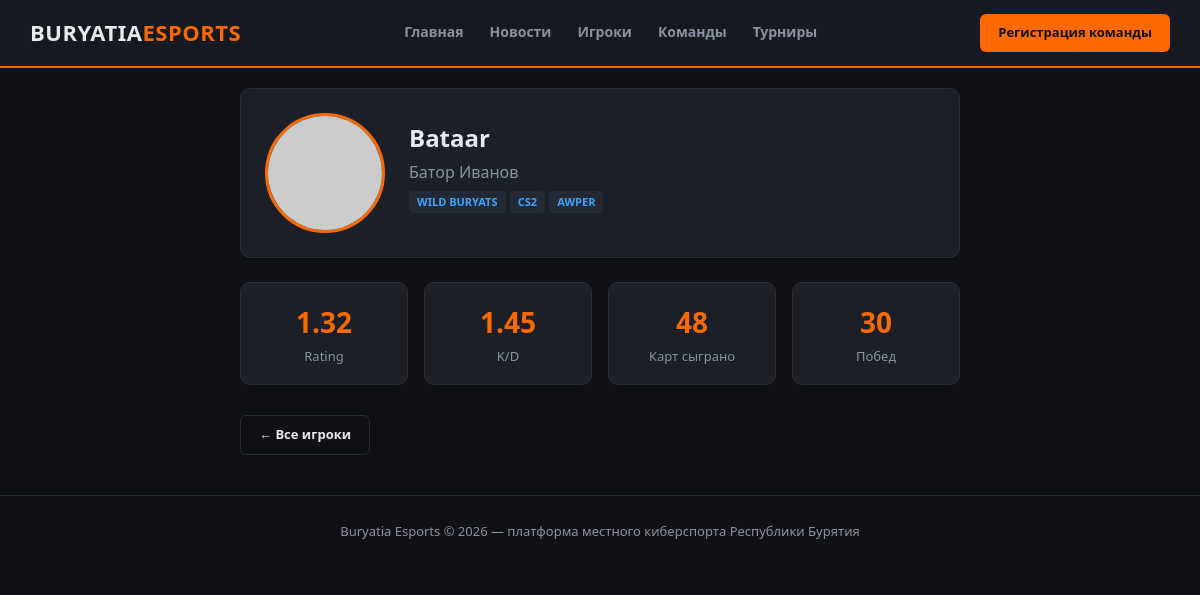
The page /players/1 on the database its author committed.
### app.py (models this page shows)
class Player(db.Model):
    id = db.Column(db.Integer, primary_key=True)
    nickname = db.Column(db.String(80), nullable=False)
    real_name = db.Column(db.String(120))
    photo = db.Column(db.String(255))
    game = db.Column(db.String(80))
    role = db.Column(db.String(80))
    rating = db.Column(db.Float, default=0.0)
    kd = db.Column(db.Float, default=0.0)
    maps_played = db.Column(db.Integer, default=0)
    wins = db.Column(db.Integer, default=0)
    team_id = db.Column(db.Integer, db.ForeignKey("team.id"), nullable=True)
    created_at = db.Column(db.DateTime, default=datetime.utcnow)

class Team(db.Model):
    id = db.Column(db.Integer, primary_key=True)
    name = db.Column(db.String(120), unique=True, nullable=False)
    tag = db.Column(db.String(20))
    logo = db.Column(db.String(255))
    game = db.Column(db.String(80))
    city = db.Column(db.String(80), default="Улан-Удэ")
    description = db.Column(db.Text)
    contact = db.Column(db.String(120))
    approved = db.Column(db.Boolean, default=False)
    created_at = db.Column(db.DateTime, default=datetime.utcnow)
    players = db.relationship("Player", backref="team", lazy=True)

### app.py (the view)
@app.route("/players/<int:player_id>")
def player_detail(player_id):
    player = Player.query.get_or_404(player_id)
    return render_template("player_detail.html", player=player)

### templates/player_detail.html (shortened to what this page needs)
{% extends "base.html" %}
{% block content %}
<section class="container" style="max-width:760px">
  <div class="card" style="padding:24px;display:flex;gap:24px;align-items:center;flex-wrap:wrap">
    <img style="width:120px;height:120px;border-radius:50%;object-fit:cover;border:3px solid var(--accent)"
         src="{{ url_for('static', filename=player.photo) if player.photo else 'https://placehold.co/120x120/1b1f28/8b93a1?text=?' }}">
    <div>
      <h1 style="margin:0">{{ player.nickname }}</h1>
      <p style="color:var(--muted);margin:4px 0">{{ player.real_name or '' }}</p>
      <p style="margin:4px 0">
        {% if player.team %}<a class="tag" href="{{ url_for('team_detail', team_id=player.team.id) }}">{{ player.team.name }}</a>{% endif %}
        <span class="tag">{{ player.game or '—' }}</span>
        <span class="tag">{{ player.role or '—' }}</span>
      </p>
    </div>
  </div>
  <div class="grid grid-4" style="margin-top:24px">
    <div class="stat-box"><div class="num">{{ '%.2f'|format(player.rating) }}</div><div class="label">Rating</div></div>
    <div class="stat-box"><div class="num">{{ '%.2f'|format(player.kd) }}</div><div class="label">K/D</div></div>
    <div class="stat-box"><div class="num">{{ player.maps_played }}</div><div class="label">Карт сыграно</div></div>
    <div class="stat-box"><div class="num">{{ player.wins }}</div><div class="label">Побед</div></div>
  </div>
  <p style="margin-top:30px"><a href="{{ url_for('players_list') }}" class="btn btn-outline">← Все игроки</a></p>
</section>
{% endblock %}

### static/css/style.css (style rules this page uses)
:root { --bg:#0f1115; --bg-alt:#161920; --card:#1b1f28; --border:#272c36; --text:#e8eaed; --muted:#8b93a1; --accent:#ff6a00; --accent2:#3ea6ff; --green:#3fcf7f; --red:#ff4d4d; }
* { box-sizing:border-box }
body { margin:0; font-family:"Segoe UI",Roboto,Arial,sans-serif; background:var(--bg); color:var(--text); line-height:1.5; }
a { color:inherit;text-decoration:none }
img { max-width:100%;display:block }
.container { max-width:1180px;margin:0 auto;padding:0 20px }
.btn { display:inline-block;padding:9px 18px;border-radius:6px; font-weight:700;font-size:13px;cursor:pointer;border:none; }
.btn-outline { background:transparent;border:1px solid var(--border);color:var(--text) }
section { padding:40px 0 }
.grid { display:grid;gap:16px }
.grid-4 { grid-template-columns:repeat(4,1fr) }
.card { background:var(--card);border:1px solid var(--border); border-radius:10px;overflow:hidden;transition:.15s; }
.tag { display:inline-block;background:#242a35;color:var(--accent2); font-size:11px;font-weight:700;padding:3px 8px;border-radius:4px; margin-bottom:8px;text-transform:uppercase; }
.stat-box { background:var(--card);border:1px solid var(--border);border-radius:10px; padding:18px;text-align:center; }
.stat-box .num { font-size:28px;font-weight:800;color:var(--accent) }
.stat-box .label { color:var(--muted);font-size:13px;margin-top:4px }

### rows shown on the page
Player: nickname "Bataar", real_name "Батор Иванов", game "CS2", role "AWPER", rating "1.32", kd "1.45", maps_played "48", wins "30"
Team: team.name "WILD BURYATS"
